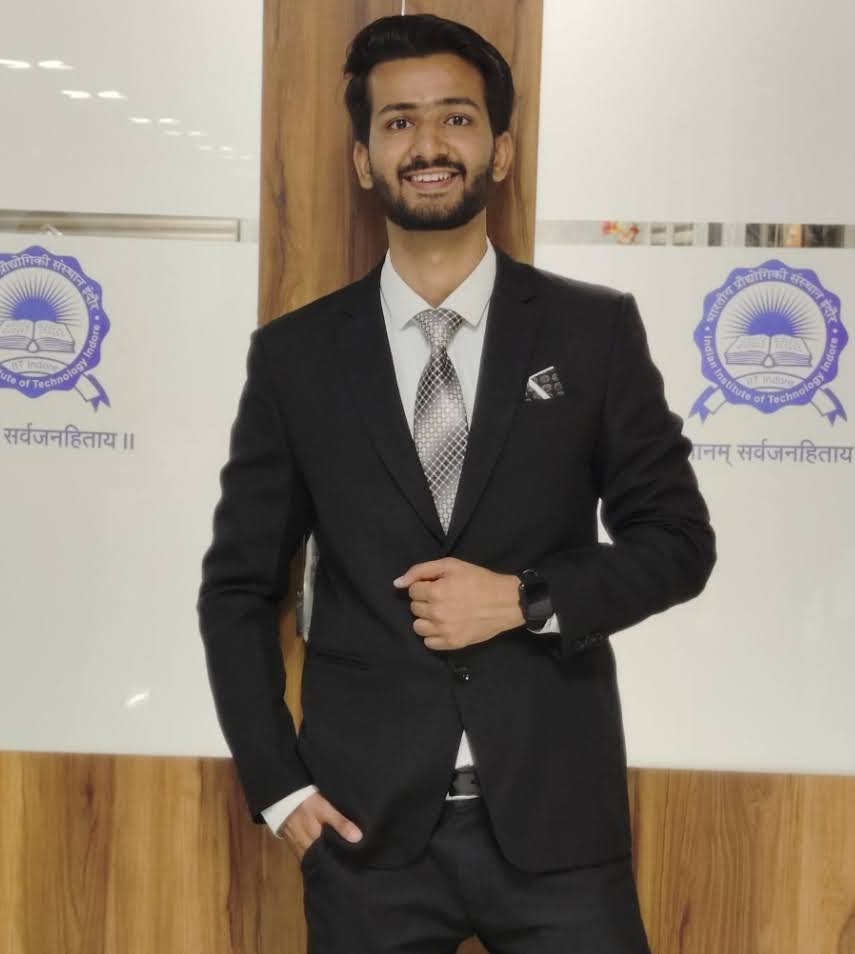
#> input picture assets/body_portraits/divyansh_suit_body_pose.jpg, 855 x 954 px
$ python -i fullbody_animator.py   (imports and definitions only)
#> lines starting #> are read from the running program, lines starting #| are printed output that depends on the picture
"""
Full-Body Animator & Studio Canvas Compositor
Prepares whole-body still portraits for diffusion lip-sync (LatentSync)
by applying pure white studio backdrops (#FFFFFF), mod-16 dimension padding,
and generating base MP4 videos with natural subtle breathing dynamics.
"""

import os
import math
import shutil
import subprocess
from typing import Tuple, List, Dict, Optional, Any

try:
    from PIL import Image, ImageOps
    PIL_AVAILABLE = True
except ImportError:
    PIL_AVAILABLE = False


class FullBodyAnimator:
    """
    Handles image-to-video base synthesis for whole-body avatars,
    background matting onto pure white studio backdrops,
    and dimension compliance for diffusion models.
    """

    def __init__(self, bg_color_hex: str = "#FFFFFF"):
        self.bg_color_hex = bg_color_hex
        self.bg_rgb = self._hex_to_rgb(bg_color_hex)

    @staticmethod
    def _hex_to_rgb(hex_str: str) -> Tuple[int, int, int]:
        h = hex_str.lstrip("#")
        if len(h) == 3:
            h = "".join([c * 2 for c in h])
        return tuple(int(h[i:i + 2], 16) for i in (0, 2, 4))

    @staticmethod
    def get_target_mod16_dimensions(width: int, height: int) -> Tuple[int, int]:
        """
        Calculates the smallest dimensions >= (width, height) that are divisible by 16.
        Required by UNet latent representations (downsampled 8x/16x).
        """
        target_w = int(math.ceil(width / 16.0) * 16)
        target_h = int(math.ceil(height / 16.0) * 16)
        return target_w, target_h

    def pad_image_to_mod16(self, img_pil: Any, bg_color: Optional[Tuple[int, int, int]] = None) -> Any:
        """
        Centers the PIL image within mod-16 dimensions, padding borders with bg_color.
        """
        if not PIL_AVAILABLE:
            raise ImportError("Pillow is required for image padding.")

        color = bg_color or self.bg_rgb
        w, h = img_pil.size
        target_w, target_h = self.get_target_mod16_dimensions(w, h)

        if target_w == w and target_h == h:
            return img_pil

        padded = Image.new("RGB", (target_w, target_h), color=color)
        offset_x = (target_w - w) // 2
        offset_y = (target_h - h) // 2
        padded.paste(img_pil, (offset_x, offset_y))
        return padded

    def composite_white_studio(
        self,
        image_path: str,
        output_path: str,
        matting_enhancer: Optional[Any] = None,
    ) -> str:
        """
        Isolates the subject using BiRefNet background matting (if available)
        and composites onto a pure white studio canvas, padded to mod-16 dimensions.
        """
#> called with output_path = 'out.png'
        if not os.path.exists(image_path):
            raise FileNotFoundError(f"Input image not found: {image_path}")

        os.makedirs(os.path.dirname(os.path.abspath(output_path)), exist_ok=True)

        if not PIL_AVAILABLE:
            shutil.copy2(image_path, output_path)
            return output_path

        # 1. Background removal if enhancer provided
        composite_done = False
        if matting_enhancer is not None:
            try:
                # Use project's BackgroundMattingEnhancer
                temp_matted = output_path + ".matted.png"
                matting_enhancer.remove_background(image_path, temp_matted)
                if os.path.exists(temp_matted):
                    fg = Image.open(temp_matted).convert("RGBA")
                    bg = Image.new("RGBA", fg.size, self.bg_rgb + (255,))
                    bg.paste(fg, (0, 0), fg)
                    final_rgb = bg.convert("RGB")
                    final_mod16 = self.pad_image_to_mod16(final_rgb, self.bg_rgb)
                    final_mod16.save(output_path, quality=95)
                    composite_done = True
                    if os.path.exists(temp_matted):
                        os.remove(temp_matted)
            except Exception as e:
                print(f"[FullBodyAnimator] Note: BiRefNet matting fallback ({e}), using padded source.")

        if not composite_done:
            # Fallback: load source and pad to mod-16 with clean studio background
            img = Image.open(image_path).convert("RGB")
#> img is the input picture: PIL image 855x954 RGB; mean R, G, B 138.5, 128.6, 116
            padded = self.pad_image_to_mod16(img, self.bg_rgb)
#> in pad_image_to_mod16, `padded = Image.new("RGB", (target_w, target_h), color=color)`: padded: PIL image 864x960 RGB; every value is 255
#> in pad_image_to_mod16, `padded.paste(img_pil, (offset_x, offset_y))`:
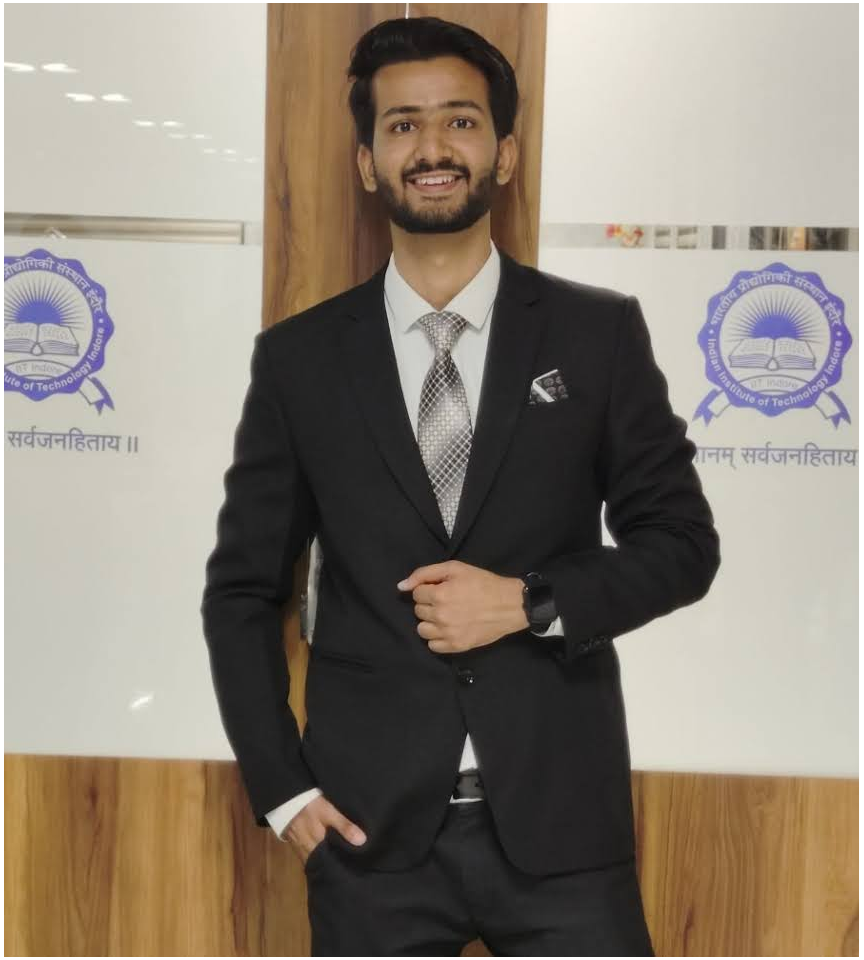
#> padded: PIL image 864x960 RGB; mean R, G, B 140.5, 130.7, 118.3
            padded.save(output_path, quality=95)

        return output_path

    # [131 lines left out: functions calculate_motion_transforms, synthesize_base_video, not called in this run]

>>> result = FullBodyAnimator().composite_white_studio('../../assets/body_portraits/divyansh_suit_body_pose.jpg', 'out.png')
